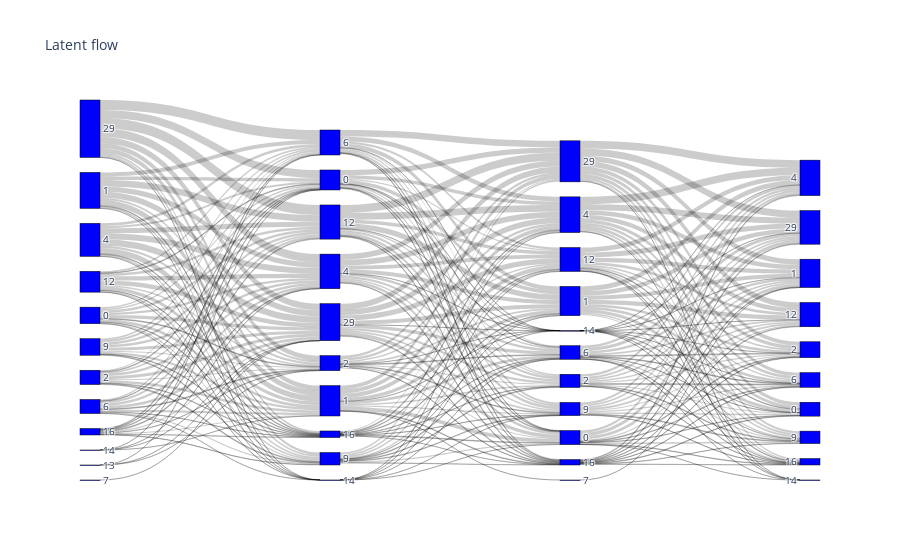

Notebook code cell kept with this figure:
### Code cell
win_size = 4

z_ids = list(df['posterior_latent'].unique())
max_len = max(len(g) for _, g in df.groupby('conversation_id'))

data = dict()
for _, dialog in df.groupby('conversation_id'):
    trace = dialog['posterior_latent'].to_list()
    for t in range(len(trace) - 1):
        if (t + 1)  % win_size != 0:
            data[(f't_{t % win_size}_z_{trace[t]}', f't_{(t + 1)  % win_size}_z_{trace[t + 1]}')] = \
                data.get((f't_{t % win_size}_z_{trace[t]}', f't_{(t + 1)  % win_size}_z_{trace[t + 1]}'), 0) + 1

labels_dict = {lbl: i for i, lbl in enumerate(set(l for k in data for l in k))}

sankey_data = {'source': [], 'target': [], 'value': []}
for (s, t), v in data.items():
    sankey_data['source'].append(labels_dict[s])
    sankey_data['target'].append(labels_dict[t])
    sankey_data['value'].append(v)

sankey_labels = [lbl.split('_')[-1] for lbl in labels_dict]

fig = go.Figure(data=[go.Sankey(
    node = dict(
      pad = 15,
      thickness = 20,
      line = dict(color = "black", width = 0.5),
      label = sankey_labels,
      color = "blue"
    ),
    link = sankey_data)])

fig.update_layout(title_text="Latent flow", font_size=10)
fig.show()

### Figure 1 — Plotly figure (JSON) as saved in the notebook; plotly's stock layout.template omitted (floating-point values rounded to 4 significant figures; data arrays with more than 128 entries replaced by an {"elided": "..."} marker saying what was removed)
{"data": [{"link": {"source": {"elided": "287 int values"}, "target": {"elided": "287 int values"}, "value": {"elided": "287 int values"}}, "node": {"color": "blue", "label": ["9", "4", "9", "4", "2", "14", "16", "12", "14", "7", "2", "14", "29", "6", "0", "1", "12", "6", "2", "16", "1", "0", "6", "12", "29", "16", "12", "0", "4", "13", "16", "29", "9", "1", "0", "1", "6", "7", "14", "29", "2", "4", "9"], "line": {"color": "black", "width": 0.5}, "pad": 15, "thickness": 20}, "type": "sankey"}], "layout": {"autosize": true, "font": {"size": 10}, "title": {"text": "Latent flow"}}}
